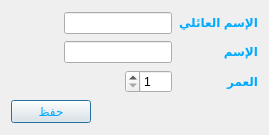
<?xml version="1.0" encoding="UTF-8"?>
<ui version="4.0">
 <class>DialogEntreDataName</class>
 <widget class="QDialog" name="DialogEntreDataName">
  <property name="geometry">
   <rect>
    <x>0</x>
    <y>0</y>
    <width>269</width>
    <height>135</height>
   </rect>
  </property>
  <property name="sizePolicy">
   <sizepolicy hsizetype="Fixed" vsizetype="Fixed">
    <horstretch>0</horstretch>
    <verstretch>0</verstretch>
   </sizepolicy>
  </property>
  <property name="windowTitle">
   <string>Dialog</string>
  </property>
  <property name="layoutDirection">
   <enum>Qt::RightToLeft</enum>
  </property>
  <layout class="QVBoxLayout" name="verticalLayout">
   <item>
    <layout class="QHBoxLayout" name="horizontalLayout">
     <item>
      <widget class="QLabel" name="label">
       <property name="minimumSize">
        <size>
         <width>80</width>
         <height>0</height>
        </size>
       </property>
       <property name="maximumSize">
        <size>
         <width>80</width>
         <height>16777215</height>
        </size>
       </property>
       <property name="text">
        <string>&lt;html&gt;&lt;head/&gt;&lt;body&gt;&lt;p align=&quot;right&quot;&gt;&lt;span style=&quot; font-weight:600; color:#00aaff;&quot;&gt;الإسم العائلي&lt;/span&gt;&lt;/p&gt;&lt;/body&gt;&lt;/html&gt;</string>
       </property>
      </widget>
     </item>
     <item>
      <widget class="QLineEdit" name="lineEdit_FName"/>
     </item>
     <item>
      <spacer name="horizontalSpacer">
       <property name="orientation">
        <enum>Qt::Horizontal</enum>
       </property>
       <property name="sizeHint" stdset="0">
        <size>
         <width>40</width>
         <height>20</height>
        </size>
       </property>
      </spacer>
     </item>
    </layout>
   </item>
   <item>
    <layout class="QHBoxLayout" name="horizontalLayout_2">
     <item>
      <widget class="QLabel" name="label_2">
       <property name="minimumSize">
        <size>
         <width>80</width>
         <height>0</height>
        </size>
       </property>
       <property name="maximumSize">
        <size>
         <width>80</width>
         <height>16777215</height>
        </size>
       </property>
       <property name="layoutDirection">
        <enum>Qt::RightToLeft</enum>
       </property>
       <property name="text">
        <string>&lt;html&gt;&lt;head/&gt;&lt;body&gt;&lt;p align=&quot;right&quot;&gt;&lt;span style=&quot; font-weight:600; color:#00aaff;&quot;&gt;الإسم&lt;/span&gt;&lt;/p&gt;&lt;/body&gt;&lt;/html&gt;</string>
       </property>
      </widget>
     </item>
     <item>
      <widget class="QLineEdit" name="lineEdit_Name"/>
     </item>
     <item>
      <spacer name="horizontalSpacer_2">
       <property name="orientation">
        <enum>Qt::Horizontal</enum>
       </property>
       <property name="sizeHint" stdset="0">
        <size>
         <width>40</width>
         <height>20</height>
        </size>
       </property>
      </spacer>
     </item>
    </layout>
   </item>
   <item>
    <layout class="QHBoxLayout" name="horizontalLayout_3">
     <item>
      <widget class="QLabel" name="label_3">
       <property name="minimumSize">
        <size>
         <width>80</width>
         <height>0</height>
        </size>
       </property>
       <property name="maximumSize">
        <size>
         <width>80</width>
         <height>16777215</height>
        </size>
       </property>
       <property name="text">
        <string>&lt;html&gt;&lt;head/&gt;&lt;body&gt;&lt;p align=&quot;right&quot;&gt;&lt;span style=&quot; font-weight:600; color:#00aaff;&quot;&gt;العمر&lt;/span&gt;&lt;/p&gt;&lt;/body&gt;&lt;/html&gt;</string>
       </property>
      </widget>
     </item>
     <item>
      <widget class="QSpinBox" name="spinBox_Age">
       <property name="minimum">
        <number>1</number>
       </property>
       <property name="maximum">
        <number>200</number>
       </property>
      </widget>
     </item>
     <item>
      <spacer name="horizontalSpacer_3">
       <property name="orientation">
        <enum>Qt::Horizontal</enum>
       </property>
       <property name="sizeHint" stdset="0">
        <size>
         <width>40</width>
         <height>20</height>
        </size>
       </property>
      </spacer>
     </item>
    </layout>
   </item>
   <item>
    <layout class="QHBoxLayout" name="horizontalLayout_4">
     <item>
      <spacer name="horizontalSpacer_4">
       <property name="orientation">
        <enum>Qt::Horizontal</enum>
       </property>
       <property name="sizeHint" stdset="0">
        <size>
         <width>40</width>
         <height>20</height>
        </size>
       </property>
      </spacer>
     </item>
     <item>
      <widget class="QPushButton" name="pushButton">
       <property name="palette">
        <palette>
         <active>
          <colorrole role="ButtonText">
           <brush brushstyle="SolidPattern">
            <color alpha="255">
             <red>0</red>
             <green>170</green>
             <blue>255</blue>
            </color>
           </brush>
          </colorrole>
         </active>
         <inactive>
          <colorrole role="ButtonText">
           <brush brushstyle="SolidPattern">
            <color alpha="255">
             <red>0</red>
             <green>170</green>
             <blue>255</blue>
            </color>
           </brush>
          </colorrole>
         </inactive>
         <disabled>
          <colorrole role="ButtonText">
           <brush brushstyle="SolidPattern">
            <color alpha="255">
             <red>120</red>
             <green>120</green>
             <blue>120</blue>
            </color>
           </brush>
          </colorrole>
         </disabled>
        </palette>
       </property>
       <property name="text">
        <string>حفظ</string>
       </property>
      </widget>
     </item>
    </layout>
   </item>
  </layout>
 </widget>
 <resources/>
 <connections/>
</ui>
